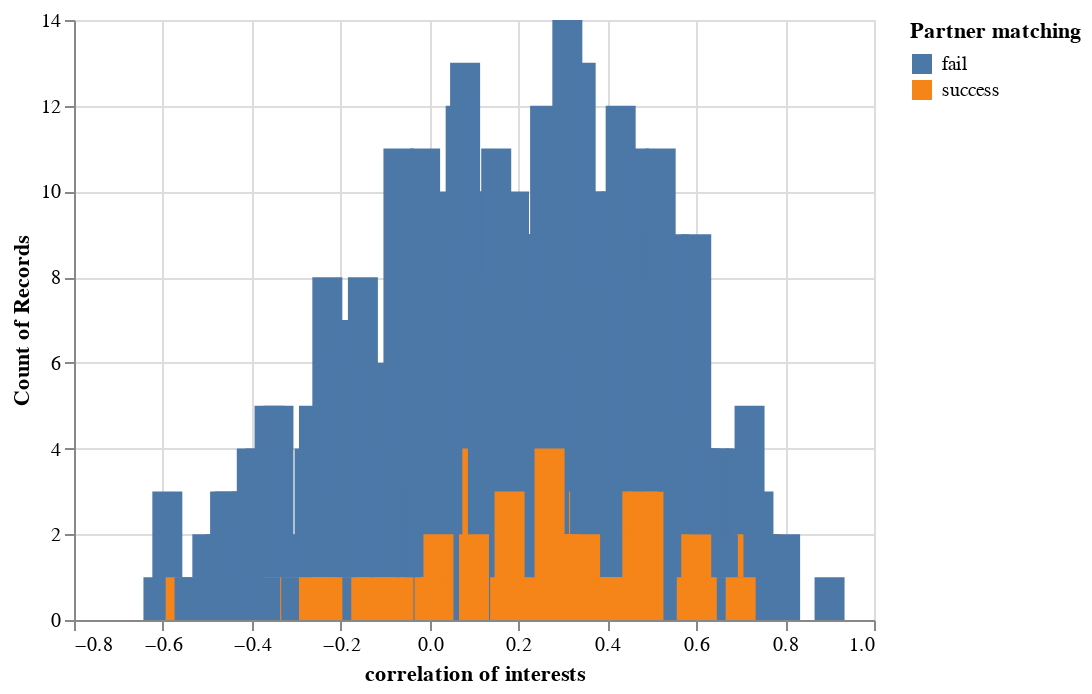

Here is the notebook cell this chart was saved with:
### Code cell
speeddating_plot = (
    alt.Chart(speeddating_training)
    .mark_bar(size=15)
    .encode(
        x=alt.X("interests_correlate", title="correlation of interests"),
        y="count()",
        color=alt.Color("match", title="Partner matching"),
    )
)
speeddating_plot

### Figure 1 — Vega-Lite specification as saved in the notebook (floating-point values rounded to 4 significant figures; data arrays with more than 128 entries replaced by an {"elided": "..."} marker saying what was removed)
{"config": {"view": {"continuousWidth": 400, "continuousHeight": 300}}, "data": {"name": "data-0c220c2f2ae3b5713a2391093957d043"}, "mark": {"type": "bar", "size": 15}, "encoding": {"color": {"field": "match", "title": "Partner matching", "type": "nominal"}, "x": {"field": "interests_correlate", "title": "correlation of interests", "type": "quantitative"}, "y": {"aggregate": "count", "type": "quantitative"}}, "$schema": "https://vega.github.io/schema/vega-lite/v4.17.0.json", "datasets": {"data-0c220c2f2ae3b5713a2391093957d043": {"elided": "750 records"}}}
